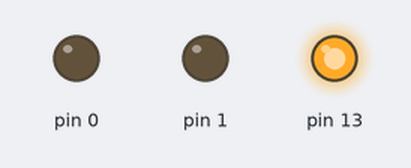
Recording of a sketch running on a simulated Arduino Uno, built with avr-gcc and run on an emulated ATmega328P. On the bench: output pins drawn as LEDs (lit = HIGH).

Above: at 0.08 s.
At 4.9 s:
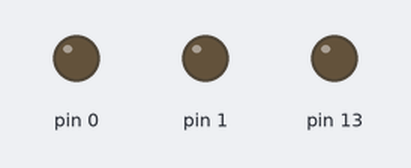
Timing chart, 0 to 11.7 s (numbered marks = the images above):
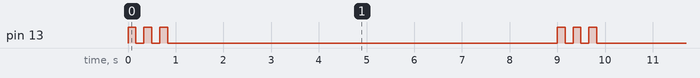

Measured:
- by itself, pin 13: repeats every 9.0 s: 2 × (LOW 0.17 s, HIGH 0.17 s), LOW 8.2 s, HIGH 0.17 s
- by itself, everything shown: repeats every 9.0 s, in 6 steps

The sketch:

3bit_on_led.ino
```cpp
int bin[3] = {0}; //array to store the binary number
void setup() {
  pinMode(0, OUTPUT);
  pinMode(1, OUTPUT);
  pinMode(13, OUTPUT);
}

void toBinary(int num) {
  for (int i = 0; i < (sizeof(bin)/sizeof(bin[0])); ++i) bin[i]=0;
  for (int i = 0; num!=0 && i<(sizeof(bin)/sizeof(bin[0])); ++i) {
    bin[i] = num%2;
    num/=2;
  }
}

void show(int j) {
  if(j<=3){
    for(int i = 0; i < (sizeof(bin)/sizeof(bin[0])); ++i)
      digitalWrite(i+2, bin[i]);
  }
  else{
    for(int i = 1; i < 3; ++i)
      digitalWrite(i+1, bin[i]);
  }
}

void alert() {
  for(int i = 0; i<3; ++i){
    digitalWrite(13, HIGH);
    delay(1000/6);
    digitalWrite(13,LOW);
    delay(1000/6);
  }
}

void loop() {
  alert();
  for(int i = 0; i<=7; ++i){
    toBinary(i);
    show(i);
    delay(500);
    digitalWrite(2,LOW);
    digitalWrite(3,LOW);
    delay(500);
  }
}
```
